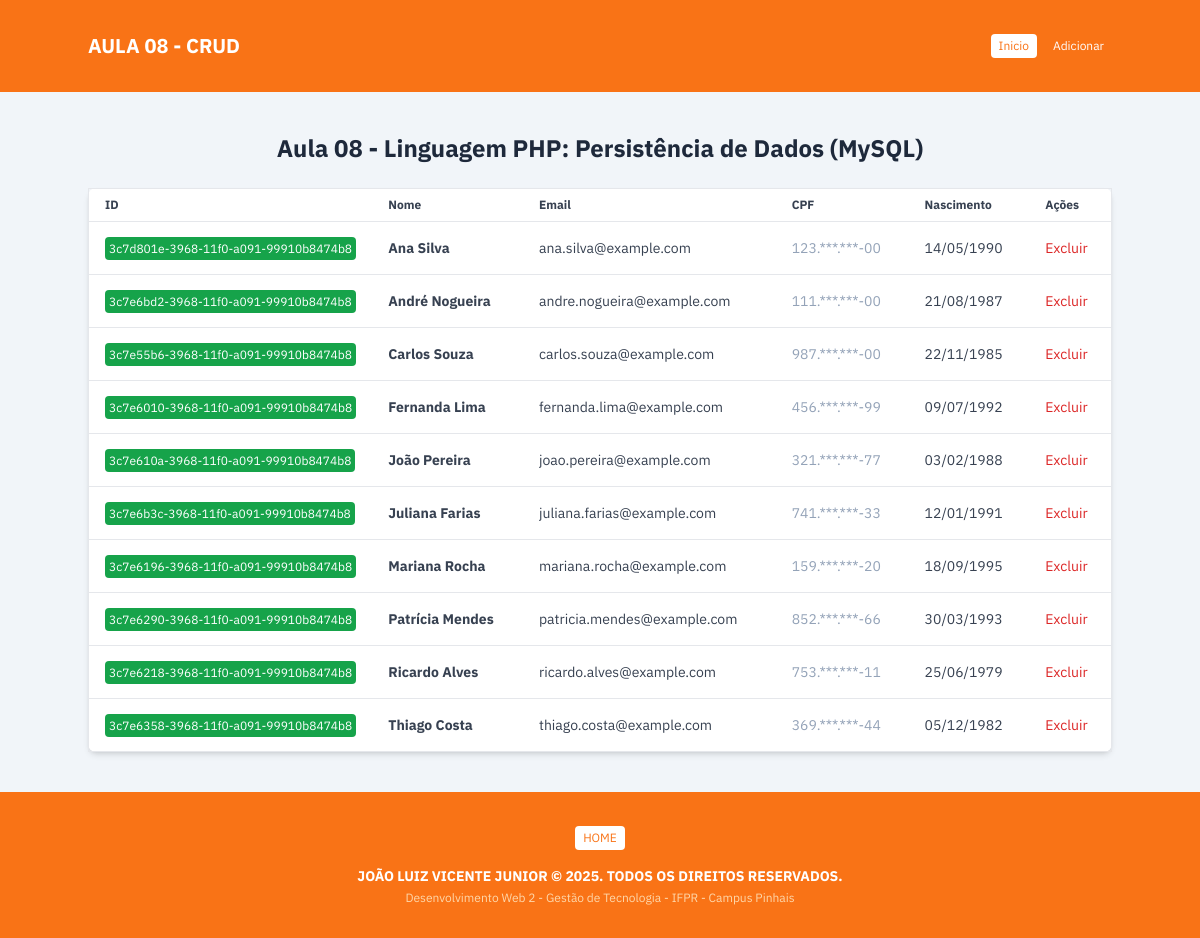
Page /aula-08/index.php on the committed database.
### tables this page shows
CREATE TABLE `pessoas` (
  `id` varchar(255) NOT NULL,
  `nome` varchar(255) DEFAULT NULL,
  `email` varchar(255) NOT NULL,
  `senha` varchar(255) NOT NULL,
  `cpf` varchar(20) DEFAULT NULL,
  `nascimento` date DEFAULT NULL,
  PRIMARY KEY (`id`,`email`)
);

### common/class/Pessoas.php (called while the page is built, shortened)
<?php
class Pessoas
{
  private mysqli $conn;
  public function __construct(mysqli $conn)
  {
    $this->conn = $conn;
  }
  public function list($page = 1, $limit = 10)
  {
    $offset = ($page - 1) * $limit;
    $stmt = $this->conn->prepare("SELECT * FROM pessoas ORDER BY nome LIMIT ? OFFSET ?");
    $stmt->bind_param("ii", $limit, $offset);
    $stmt->execute();
    $result = $stmt->get_result();
    $data = [];
    while ($row = $result->fetch_object()) {
      $data[] = $row;
    }
    $countResult = $this->conn->query("SELECT COUNT(*) as total FROM pessoas");
    $total = $countResult->fetch_assoc()['total'];
    return (object)[
      'data' => $data,
      'total' => (int)$total,
      'page' => $page,
      'limit' => $limit,
      'pages' => ceil($total / $limit),
    ];
  }
  public function maskCpf($cpf)
  {
    $cpfNumerico = preg_replace('/\D/', '', $cpf);
    $inicio = substr($cpfNumerico, 0, 3);
    $fim = substr($cpfNumerico, -2);
    return $inicio . '.***.***-' . $fim;
  }
  public function maskNascimento($nascimento)
  {
    $data = DateTime::createFromFormat('Y-m-d', $nascimento);
    return $data->format('d/m/Y');
  }
}

### aula-08/index.php (the view, shortened to what this page needs)
<?php
require_once 'config.php';
$configuration = [
  'title' => 'Aula 08 - Linguagem PHP: Persistência de Dados (MySQL)',
  'logo' => 'Aula 08 - CRUD',
  'menu' => array(
    array(
      'label' => 'Inicio',
      'url' => './index.php'
    ),
    array(
      'label' => 'Adicionar',
      'url' => './adicionar.php'
    )
  ),
];
include '../components/header.php';
$pessoas = new Pessoas($mysqli);
$limitPages = $_GET["limit"] ?? 10;
$pessoasList = $pessoas->list($_GET['page'] ?? 1, $limitPages);
?>
<article class="container mx-auto py-10">
  <h1 class="text-2xl font-bold mb-6 text-center">Aula 08 - Linguagem PHP: Persistência de Dados (MySQL)</h1>
  <?php if ($pessoasList && count($pessoasList->data)): ?>
    <table class="min-w-full bg-white border border-gray-200 rounded-lg shadow-md text-left">
      <thead>
        <tr class="text-xs font-semibold text-gray-700 border-b border-gray-200">
          <th class="py-2 px-4 hidden sm:table-cell">ID</th>
          <th class="py-2 px-4">Nome</th>
          <th class="py-2 px-4">Email</th>
          <th class="py-2 px-4 hidden sm:table-cell">CPF</th>
          <th class="py-2 px-4 hidden sm:table-cell">Nascimento</th>
          <th class="py-2 px-4">Ações</th>
        </tr>
      </thead>
      <tbody>
        <?php foreach ($pessoasList->data as $pessoa): ?>
          <tr class="text-sm text-gray-700 border-b border-gray-200 hover:bg-gray-50">
            <td class="py-2 px-4 w-4 hidden sm:table-cell">
              <span class="text-xs p-1 bg-green-600 text-white rounded truncate"><?php echo htmlspecialchars($pessoa->id); ?></span>
            </td>
            <td class="p-4 font-bold">
              <a href="./editar.php?id=<?php echo $pessoa->id; ?>" class="hover:underline hover:text-indigo-600">
                <?php echo htmlspecialchars($pessoa->nome); ?>
              </a>
            </td>
            <td class="p-4 truncate text-ellipsis max-w-[100px] md:max-w-sm"><?php echo $pessoa->email; ?></td>
            <td class="p-4 text-slate-400 hidden sm:table-cell"><?php echo $pessoas->maskCpf($pessoa->cpf); ?></td>
            <td class="p-4 hidden sm:table-cell"><?php echo $pessoas->maskNascimento($pessoa->nascimento); ?></td>
            <td class="p-4">
              <a href="./api/excluir-pessoa.php?id=<?php echo $pessoa->id; ?>" class="text-red-600 hover:underline">Excluir</a>
            </td>
          </tr>
        <?php endforeach; ?>
      </tbody>
    </table>
  <?php endif; ?>
</article>
<?php include '../components/footer.php'; ?>

### components/header.php (shortened to what this page needs)
<!DOCTYPE html>
<html lang="pt-br">
<head>
  <link
    href="https://cdn.jsdelivr.net/npm/remixicon@4.5.0/fonts/remixicon.css"
    rel="stylesheet" />
  <script src="https://cdn.tailwindcss.com"></script>
</head>
<body>
  <main class="min-h-screen bg-slate-100 text-slate-800 flex flex-col">
    <header class="bg-orange-500 text-white py-4 px-6 md:py-8">
      <div class="container mx-auto flex items-center justify-between">
        <h1 class="text-xl font-bold uppercase "><?php echo $configuration['logo'] ?? $configuration['title']; ?></h1>
        <?php if (isset($configuration['menu'])): ?>
          <nav class="flex-1 flex justify-end">
            <?php if (count($configuration['menu']) > 6): ?>
              <button class="toggleMenu text-orange-500 bg-white text-lg rounded p-0 flex items-center justify-center w-8 h-8" type="button">
                <i class="ri-menu-line"></i>
              </button>
            <?php else: ?>
              <ul class="flex gap-2 flex-wrap justify-end">
                <?php foreach ($configuration['menu'] as $item): ?>
                  <?php
                  $activeClass = (basename($_SERVER['REQUEST_URI']) === basename($item['url'])) ? 'text-orange-500 bg-white' : 'text-white hover:bg-white/10';
                  ?>
                  <li class="text-xs">
                    <a href="<?php echo $item['url']; ?>" class="<?php echo $activeClass; ?> flex py-1 px-2 rounded duration-300 ease-in-out" target="<?php echo $item['target'] ?? '_self'; ?>">
                      <?php echo $item['label']; ?>
                    </a>
                  </li>
                <?php endforeach; ?>
              </ul>
            <?php endif; ?>
          </nav>
        <?php endif; ?>
      </div>
    </header>
    <article class="flex-1 px-6 md:px-0">

### components/footer.php (shortened to what this page needs)
</article>
<footer class="bg-orange-500 text-white">
  <div class="container mx-auto text-center py-8 px-6 md:px-0">
    <p class="mb-4">
      <a href="/" class="bg-white text-orange-500 py-1 px-2 rounded inline-block text-xs hover:underline">HOME</a>
    </p>
    <p class="text-sm mb-1 font-bold uppercase">João Luiz Vicente Junior &copy; 2025. Todos os direitos reservados.</p>
    <p class="text-xs text-orange-200">
      <a href="/" class="hover:underline">Desenvolvimento Web 2 - Gestão de Tecnologia - IFPR - Campus Pinhais</a>
    </p>
  </div>
</footer>
</main>
</body>
</html>

### components/header.php (style rules this page uses)
body { @apply font-sans; }

### rows in the picture
pessoas: id "3c7d801e-3968-11f0-a091-99910b8474b8", nome "Ana Silva", email "ana.silva@example.com", cpf "123.***.***-00", nascimento "14/05/1990"
pessoas: id "3c7e6bd2-3968-11f0-a091-99910b8474b8", nome "André Nogueira", email "andre.nogueira@example.com", cpf "111.***.***-00", nascimento "21/08/1987"
pessoas: id "3c7e55b6-3968-11f0-a091-99910b8474b8", nome "Carlos Souza", email "carlos.souza@example.com", cpf "987.***.***-00", nascimento "22/11/1985"
pessoas: id "3c7e6010-3968-11f0-a091-99910b8474b8", nome "Fernanda Lima", email "fernanda.lima@example.com", cpf "456.***.***-99", nascimento "09/07/1992"
pessoas: id "3c7e610a-3968-11f0-a091-99910b8474b8", nome "João Pereira", email "joao.pereira@example.com", cpf "321.***.***-77", nascimento "03/02/1988"
pessoas: id "3c7e6b3c-3968-11f0-a091-99910b8474b8", nome "Juliana Farias", email "juliana.farias@example.com", cpf "741.***.***-33", nascimento "12/01/1991"
pessoas: id "3c7e6196-3968-11f0-a091-99910b8474b8", nome "Mariana Rocha", email "mariana.rocha@example.com", cpf "159.***.***-20", nascimento "18/09/1995"
pessoas: id "3c7e6290-3968-11f0-a091-99910b8474b8", nome "Patrícia Mendes", email "patricia.mendes@example.com", cpf "852.***.***-66", nascimento "30/03/1993"
pessoas: id "3c7e6218-3968-11f0-a091-99910b8474b8", nome "Ricardo Alves", email "ricardo.alves@example.com", cpf "753.***.***-11", nascimento "25/06/1979"
pessoas: id "3c7e6358-3968-11f0-a091-99910b8474b8", nome "Thiago Costa", email "thiago.costa@example.com", cpf "369.***.***-44", nascimento "05/12/1982"

### other values in the picture
$configuration['logo'] "AULA 08 - CRUD"
$item['label'] "Inicio"
$item['label'] "Adicionar"
